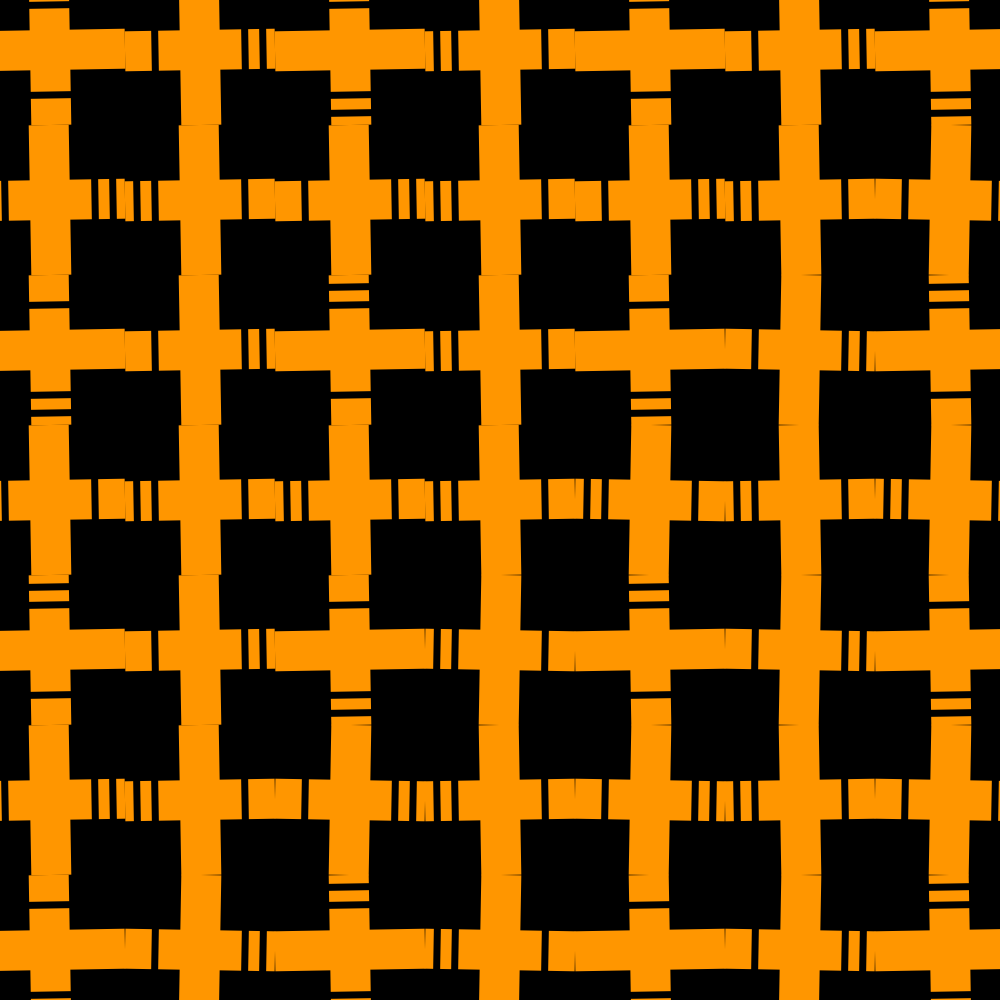
Frame 1 (no input)
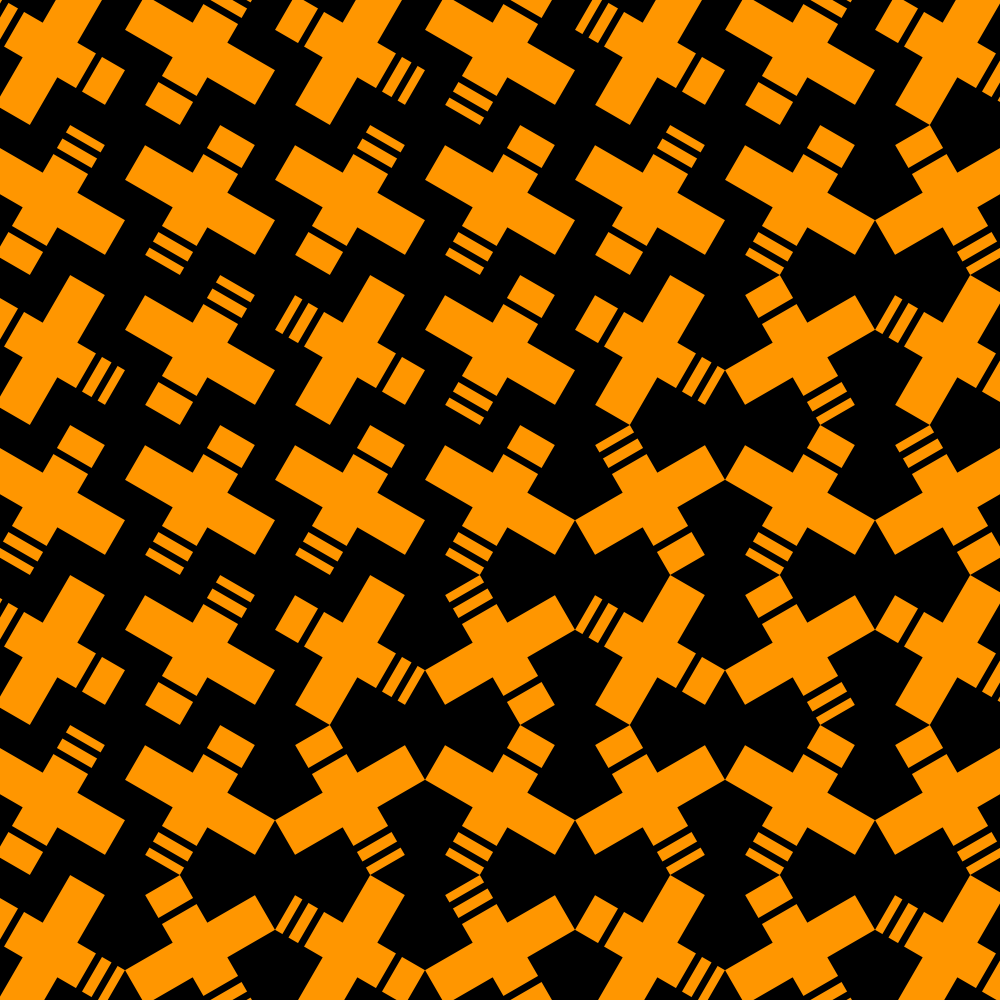
Frame 60 (the mouse pressed at the canvas centre just before this capture)
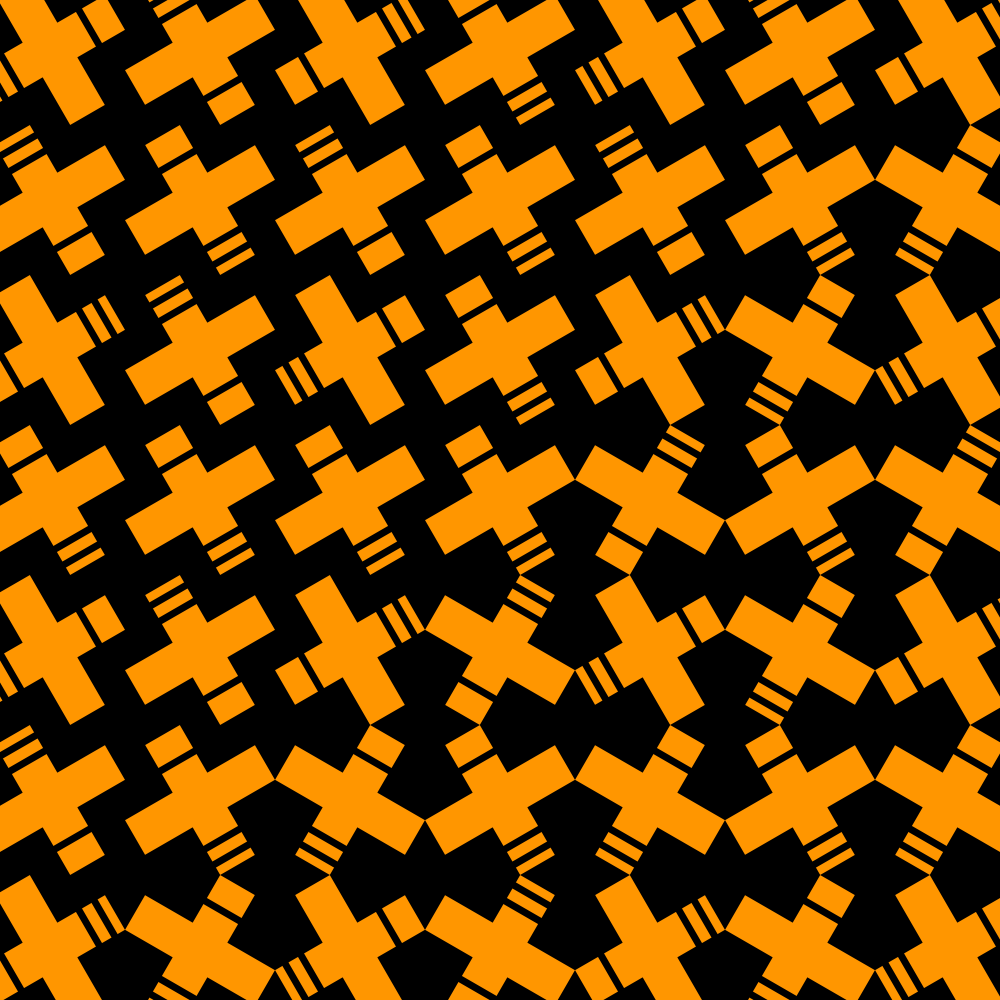
Frame 120 (the mouse held since frame 60 and released just before this capture)

The Processing sketch that drew these frames (run headless with seeded random() and noise(); from frame 60 on, the mouse is pressed at the canvas centre):

// Processing sketch: sketch_9_robbie
// ── sketch_9_robbie.pde
void setup() {
  size(1000, 1000);
  colorMode(HSB);
}

void draw() {
  background(0, 0, 0);
  /*
rotate(radians(frameCount));
   rectMode(CENTER);
   rect(mouseX, mouseY, 50, 50);
   rect(mouseX+50, mouseY, 50, 50);
   rect(mouseX-50, mouseY, 50, 50);
   rect(mouseX, mouseY+50, 50, 50);
   rect(mouseX, mouseY-50, 50, 50);
   */

  int xSteps = width / 150 / 2 + 1;
  int ySteps = height / 150 / 2 + 1;


  for (int i = xSteps*-1; i < xSteps; i++) {
    for (int j = ySteps*-1; j < ySteps; j++) {
      pushMatrix();
      translate(width/2+i*150, height/2+j*150);
      rotate(radians(90*i*j));
     
      if (1 == ((i+j) % 2)) {
        rotate(radians(frameCount));
      } else {
     rotate(radians(-1 * frameCount));
      }

      makeCross();
      popMatrix();
    }
  }
}


void makeCross() {

  fill(25, 255, 255);

  noStroke();

  pushMatrix();

  

  rectMode(CENTER);
  rect(0, 0, 150, 40);
  rect(0, 0, 40, 150);

  fill(0);
  rect(45, 0, 7, 50);
  fill(0);
  rect(-45, 0, 7, 50);
  rect(-63, 0, 7, 50);

  popMatrix();
}
